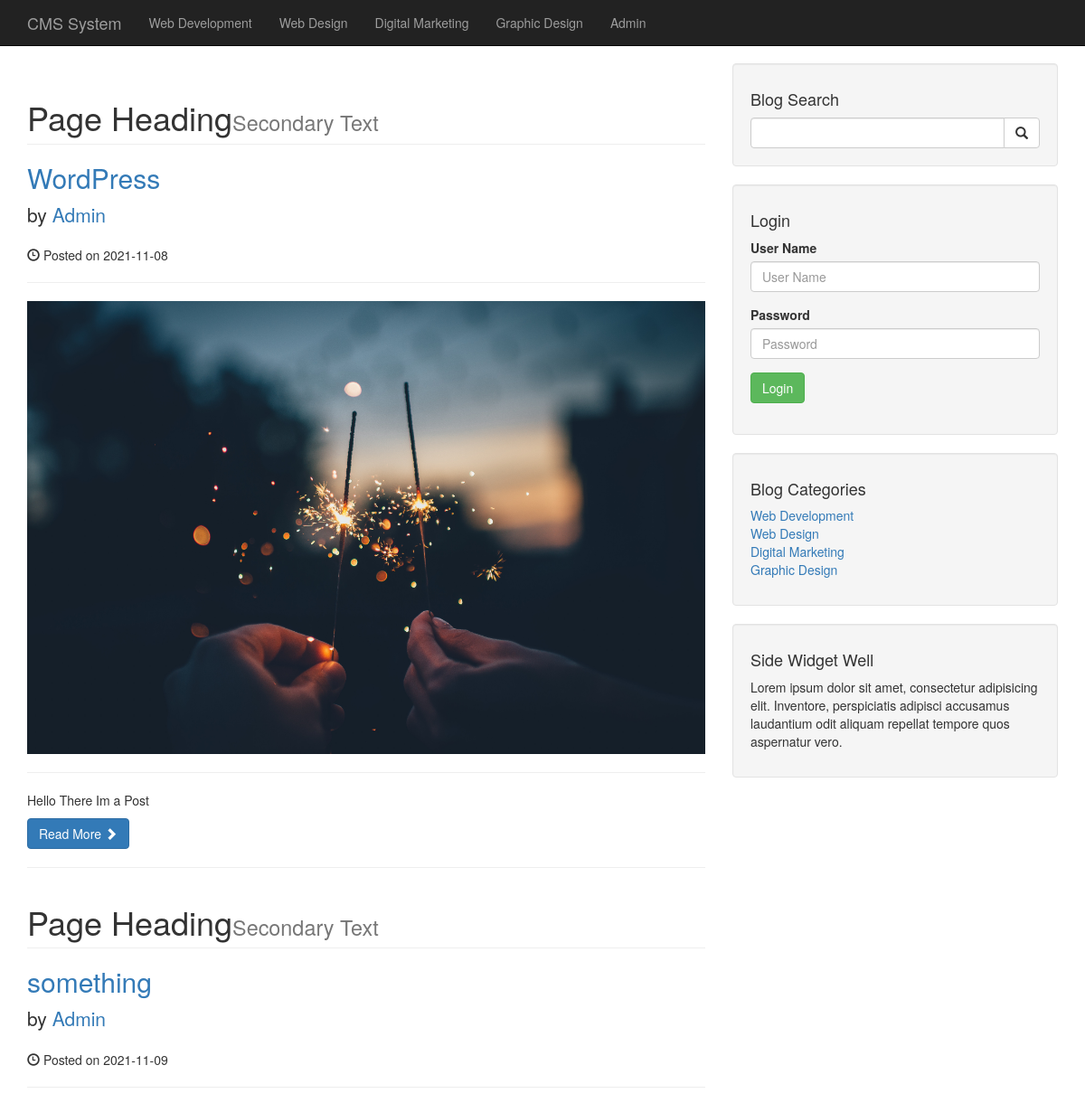
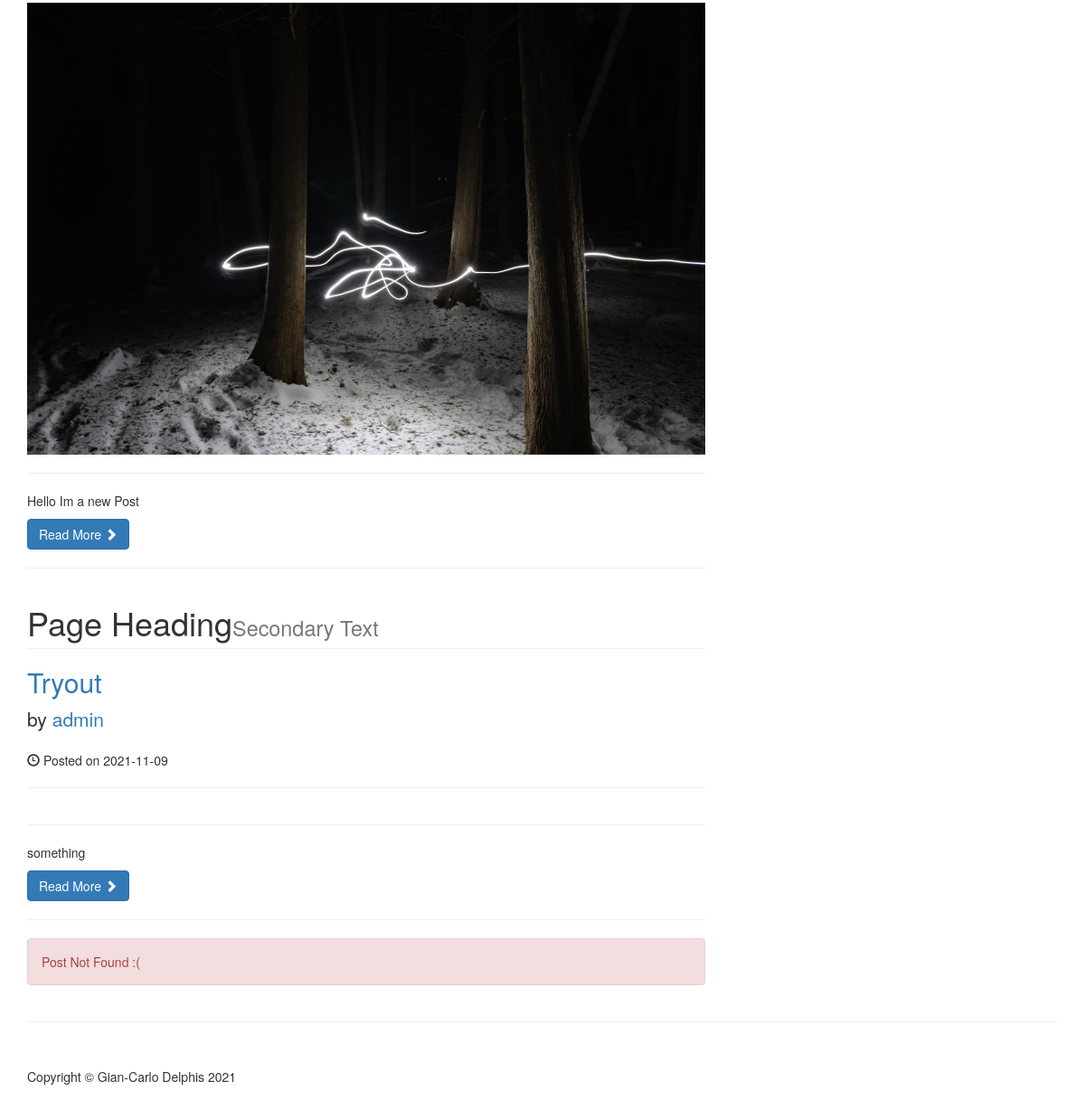
The page / on the database its author committed (2 pictures, top to bottom).
### tables this page shows
CREATE TABLE `categories` (
  `cat_id` int(11) NOT NULL,
  `cat_title` varchar(300) NOT NULL
);

CREATE TABLE `posts` (
  `post_id` int(11) NOT NULL,
  `post_cat_id` int(11) NOT NULL,
  `post_title` varchar(255) NOT NULL,
  `post_author` varchar(255) NOT NULL,
  `post_date` date NOT NULL,
  `post_img` text NOT NULL,
  `post_content` text NOT NULL,
  `post_tags` varchar(255) NOT NULL,
  `post_comment_count` int(11) NOT NULL,
  `post_status` varchar(255) NOT NULL DEFAULT 'draft'
);

### index.php (the view, shortened to what this page needs)
<?php require_once "includes/header.php"?>
<?php require_once "includes/nav.php"?>
    <div class="container">
        <div class="row">
            <div class="col-md-8">
            <?php
            $query = "SELECT * FROM posts WHERE post_status = 'published'";
            $data = mysqli_query($con, $query);
            $post_status = "";
            while($row = mysqli_fetch_assoc($data)) {
                $post_id = $row['post_id'];
                $post_title = $row['post_title'];
                $post_author = $row['post_author'];
                $post_date = $row['post_date'];
                $post_img = $row['post_img'];
                $post_content = $row['post_content'];
                $post_status = $row['post_status'];
            ?>
                <h1 class="page-header">Page Heading<small>Secondary Text</small></h1>
                <h2>
                    <a href="post.php?p_id=<?php echo $post_id ?>"><?php echo $post_title ?></a>
                </h2>
                <p class="lead">
                    by <a href="index.php"><?php echo $post_author ?></a>
                </p>
                <p><span class="glyphicon glyphicon-time"></span> Posted on <?php echo $post_date ?></p>
                <hr>
                <img class="img-responsive" src="images/<?php echo $post_img ?>" alt="">
                <hr>
                <p><?php echo $post_content ?></p>
                <a class="btn btn-primary" href="#">Read More <span class="glyphicon glyphicon-chevron-right"></span></a>
                <hr>
        <?php
        }
            if($post_status !== 'published') {
                echo '<div class="alert alert-danger">Post Not Found :(</div>';
            }
        ?>
        </div>
            <?php require_once "includes/side_bar.php"?>
        <hr>
        <?php require_once "includes/footer.php"?>

### includes/header.php (shortened to what this page needs)
<!DOCTYPE html>
    <html lang="en">
    <head>
        <link href="css/bootstrap.min.css" rel="stylesheet">
        <link href="css/blog-home.css" rel="stylesheet">
    </head>
<body>

### includes/nav.php (shortened to what this page needs)
<?php require_once "includes/db.php"?>
<nav class="navbar navbar-inverse navbar-fixed-top" role="navigation">
        <div class="container">
            <div class="navbar-header">
                <a class="navbar-brand" href="./index.php">CMS System</a>
            </div>
            <div class="collapse navbar-collapse" id="bs-example-navbar-collapse-1">
                <ul class="nav navbar-nav">
                <?php
                    $query = "SELECT * FROM categories";
                    $result = mysqli_query($con, $query);
                    while($row = mysqli_fetch_assoc($result)) {
                        $cat_title = $row ['cat_title'];
                        echo "<li><a href='#'>{$cat_title}</a></li>";
                    }
                ?>
                <li><a href="admin">Admin</a></li>
                </ul>
            </div>
        </div>
    </nav>

### includes/side_bar.php
<div class="col-md-4">
<div class="well">
    <h4>Blog Search</h4>
    <form action="search.php" method="POST">
        <div class="input-group">
            <input type="text" class="form-control" name="search">
            <span class="input-group-btn">
                <button class="btn btn-default" type="submit" name="btn_search">
                    <span class="glyphicon glyphicon-search"></span>
            </button>
            </span>
        </div>
    </form>
</div>
<div class="well">
    <h4>Login</h4>
    <form action="includes/login.php" method="POST">
        <div class="form-group">
            <label>User Name</label>
            <input type="text" name="username" class="form-control" placeholder="User Name">
        </div>
        <div class="form-group">
            <label>Password</label>
            <input type="password" name="password" placeholder="Password" class="form-control">
        </div>
        <div class="form-group">
            <button type="submit" class="btn btn-success" name="btn_login"> Login</button>
        </div>
    </form>
</div>
<div class="well">
    <h4>Blog Categories</h4>
    <div class="row">
        <div class="col-lg-12">
            <ul class="list-unstyled">
                <?php
                $query = "SELECT * FROM categories";
                    $result = mysqli_query($con, $query);
                    while($row = mysqli_fetch_assoc($result)) {
                        $cat_id = $row ['cat_id'];
                        $cat_title = $row ['cat_title'];
                        echo "<li><a href='category.php?category={$cat_id};'>{$cat_title}</a></li>";
                    }
                    ?>
            </ul>
        </div>
    </div>
</div>
<div class="well">
    <h4>Side Widget Well</h4>
    <p>Lorem ipsum dolor sit amet, consectetur adipisicing elit. Inventore, perspiciatis adipisci accusamus laudantium odit aliquam repellat tempore quos aspernatur vero.</p>
</div>
</div>
</div>

### includes/footer.php (shortened to what this page needs)
<footer>
    <div class="row">
        <div class="col-lg-12">
            <p>Copyright &copy; Gian-Carlo Delphis 2021</p>
        </div>
    </div>
</footer>
</div>
</body>
</html>

### css/blog-home.css (style rules this page uses)
body { padding-top: 70px; }
footer { margin: 50px 0; }

### rows shown on the page
categories: cat_title "Web Development"
categories: cat_title "Web Design"
categories: cat_title "Digital Marketing"
categories: cat_title "Graphic Design"
posts: post_title "WordPress", post_author "Admin", post_date "2021-11-08", post_img (picture), post_content "Hello There Im a Post"
posts: post_title "something", post_author "Admin", post_date "2021-11-09", post_img (picture), post_content "Hello Im a new Post"
posts: post_title "Tryout", post_author "admin", post_date "2021-11-09", post_content "something"
